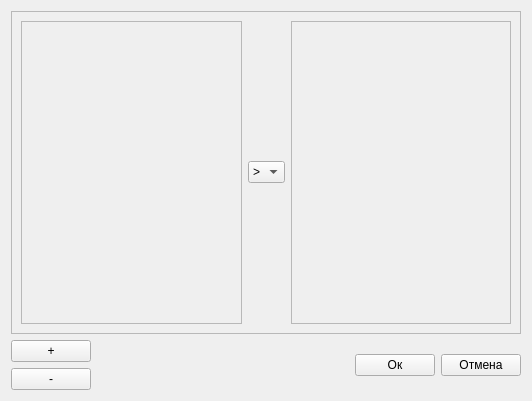
<?xml version="1.0" encoding="UTF-8"?>
<ui version="4.0">
 <class>SetProjectGroupImportanceForm</class>
 <widget class="QWidget" name="SetProjectGroupImportanceForm">
  <property name="geometry">
   <rect>
    <x>0</x>
    <y>0</y>
    <width>532</width>
    <height>401</height>
   </rect>
  </property>
  <property name="windowTitle">
   <string>Form</string>
  </property>
  <layout class="QGridLayout" name="gridLayout_2">
   <item row="1" column="2">
    <spacer name="horizontalSpacer">
     <property name="orientation">
      <enum>Qt::Horizontal</enum>
     </property>
     <property name="sizeHint" stdset="0">
      <size>
       <width>40</width>
       <height>20</height>
      </size>
     </property>
    </spacer>
   </item>
   <item row="0" column="0" colspan="5">
    <widget class="QScrollArea" name="scrollArea_3">
     <property name="widgetResizable">
      <bool>true</bool>
     </property>
     <widget class="QWidget" name="scrollAreaWidgetContents_3">
      <property name="geometry">
       <rect>
        <x>0</x>
        <y>0</y>
        <width>512</width>
        <height>321</height>
       </rect>
      </property>
      <layout class="QGridLayout" name="gridLayout">
       <item row="0" column="0">
        <layout class="QHBoxLayout" name="MainLayout">
         <item>
          <widget class="QScrollArea" name="scrollArea">
           <property name="minimumSize">
            <size>
             <width>180</width>
             <height>0</height>
            </size>
           </property>
           <property name="widgetResizable">
            <bool>true</bool>
           </property>
           <widget class="QWidget" name="scrollAreaWidgetContents">
            <property name="geometry">
             <rect>
              <x>0</x>
              <y>0</y>
              <width>221</width>
              <height>299</height>
             </rect>
            </property>
            <layout class="QGridLayout" name="gridLayout_3">
             <property name="leftMargin">
              <number>9</number>
             </property>
             <property name="topMargin">
              <number>9</number>
             </property>
             <property name="rightMargin">
              <number>9</number>
             </property>
             <property name="bottomMargin">
              <number>9</number>
             </property>
             <property name="spacing">
              <number>6</number>
             </property>
             <item row="0" column="0">
              <layout class="QVBoxLayout" name="vLayout1">
               <property name="spacing">
                <number>0</number>
               </property>
              </layout>
             </item>
            </layout>
           </widget>
          </widget>
         </item>
         <item>
          <widget class="QComboBox" name="comboBox">
           <item>
            <property name="text">
             <string>&gt;</string>
            </property>
           </item>
           <item>
            <property name="text">
             <string>;</string>
            </property>
           </item>
          </widget>
         </item>
         <item>
          <widget class="QScrollArea" name="scrollArea_2">
           <property name="minimumSize">
            <size>
             <width>180</width>
             <height>0</height>
            </size>
           </property>
           <property name="widgetResizable">
            <bool>true</bool>
           </property>
           <widget class="QWidget" name="scrollAreaWidgetContents_2">
            <property name="geometry">
             <rect>
              <x>0</x>
              <y>0</y>
              <width>221</width>
              <height>299</height>
             </rect>
            </property>
            <layout class="QGridLayout" name="gridLayout_4">
             <property name="leftMargin">
              <number>9</number>
             </property>
             <property name="topMargin">
              <number>9</number>
             </property>
             <property name="rightMargin">
              <number>9</number>
             </property>
             <property name="bottomMargin">
              <number>9</number>
             </property>
             <property name="spacing">
              <number>6</number>
             </property>
             <item row="0" column="0">
              <layout class="QVBoxLayout" name="vLayout2">
               <property name="spacing">
                <number>0</number>
               </property>
              </layout>
             </item>
            </layout>
           </widget>
          </widget>
         </item>
        </layout>
       </item>
      </layout>
     </widget>
    </widget>
   </item>
   <item row="1" column="4">
    <widget class="QPushButton" name="CancelButton">
     <property name="text">
      <string>Отмена</string>
     </property>
    </widget>
   </item>
   <item row="1" column="0">
    <layout class="QVBoxLayout" name="verticalLayout">
     <item>
      <widget class="QPushButton" name="AddGroupButton">
       <property name="text">
        <string>+</string>
       </property>
      </widget>
     </item>
     <item>
      <widget class="QPushButton" name="RemoveGroupButton">
       <property name="text">
        <string>-</string>
       </property>
      </widget>
     </item>
    </layout>
   </item>
   <item row="1" column="3">
    <widget class="QPushButton" name="OkButton">
     <property name="text">
      <string>Ок</string>
     </property>
    </widget>
   </item>
  </layout>
 </widget>
 <resources/>
 <connections/>
</ui>
